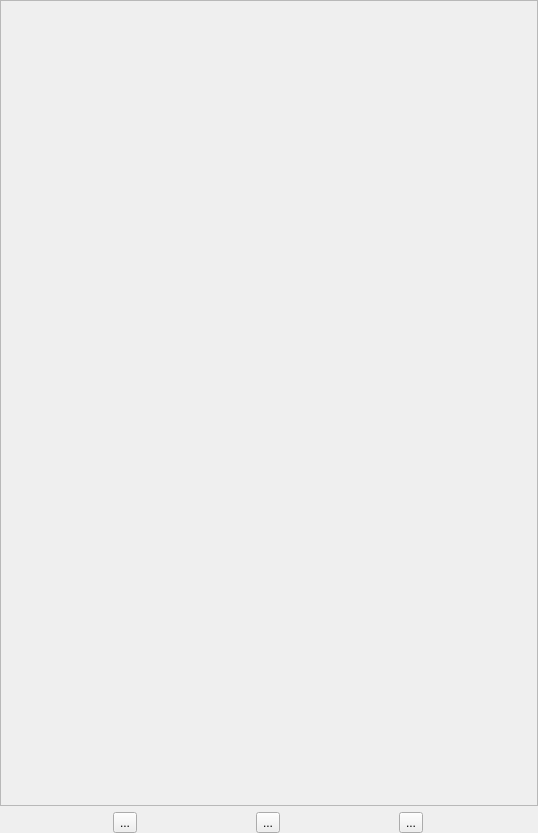
<?xml version="1.0" encoding="UTF-8"?>
<ui version="4.0">
    <class>Form</class>
    <widget class="QWidget" name="Form">
        <property name="geometry">
            <rect>
                <x>0</x>
                <y>0</y>
                <width>538</width>
                <height>833</height>
            </rect>
        </property>
        <property name="windowTitle">
            <string>Form</string>
        </property>
        <layout class="QVBoxLayout" name="verticalLayout">
            <property name="margin">
                <number>0</number>
            </property>
            <item>
                <widget class="QScrollArea" name="featuresScroll">
                    <property name="minimumSize">
                        <size>
                            <width>200</width>
                            <height>0</height>
                        </size>
                    </property>
                    <property name="toolTip">
                        <string/>
                    </property>
                    <property name="widgetResizable">
                        <bool>true</bool>
                    </property>
                    <widget class="QWidget" name="scrollAreaWidgetContents">
                        <property name="geometry">
                            <rect>
                                <x>0</x>
                                <y>0</y>
                                <width>536</width>
                                <height>787</height>
                            </rect>
                        </property>
                        <layout class="QVBoxLayout" name="functionsList">
                            <property name="spacing">
                                <number>0</number>
                            </property>
                            <property name="margin">
                                <number>0</number>
                            </property>
                        </layout>
                    </widget>
                </widget>
            </item>
            <item>
                <layout class="QHBoxLayout" name="horizontalLayout">
                    <item>
                        <widget class="QToolButton" name="moveUpButton">
                            <property name="toolTip">
                                <string extracomment="tip"/>
                            </property>
                            <property name="text">
                                <string>...</string>
                            </property>
                            <property name="icon">
                                <iconset>
                                    <normaloff>xicam/gui/icons_38.png</normaloff>xicam/gui/icons_38.png
                                </iconset>
                            </property>
                            <property name="iconSize">
                                <size>
                                    <width>32</width>
                                    <height>32</height>
                                </size>
                            </property>
                        </widget>
                    </item>
                    <item>
                        <widget class="QToolButton" name="moveDownButton">
                            <property name="text">
                                <string>...</string>
                            </property>
                            <property name="icon">
                                <iconset>
                                    <normaloff>xicam/gui/icons_37.png</normaloff>xicam/gui/icons_37.png
                                </iconset>
                            </property>
                            <property name="iconSize">
                                <size>
                                    <width>32</width>
                                    <height>32</height>
                                </size>
                            </property>
                        </widget>
                    </item>
                    <item>
                        <widget class="QToolButton" name="clearButton">
                            <property name="toolTip">
                                <string extracomment="Button"/>
                            </property>
                            <property name="text">
                                <string>...</string>
                            </property>
                            <property name="icon">
                                <iconset>
                                    <normaloff>xicam/gui/icons_36.png</normaloff>xicam/gui/icons_36.png
                                </iconset>
                            </property>
                            <property name="iconSize">
                                <size>
                                    <width>32</width>
                                    <height>32</height>
                                </size>
                            </property>
                        </widget>
                    </item>
                </layout>
            </item>
        </layout>
        <zorder>featuresScroll</zorder>
        <zorder></zorder>
    </widget>
    <resources/>
    <connections/>
</ui>
